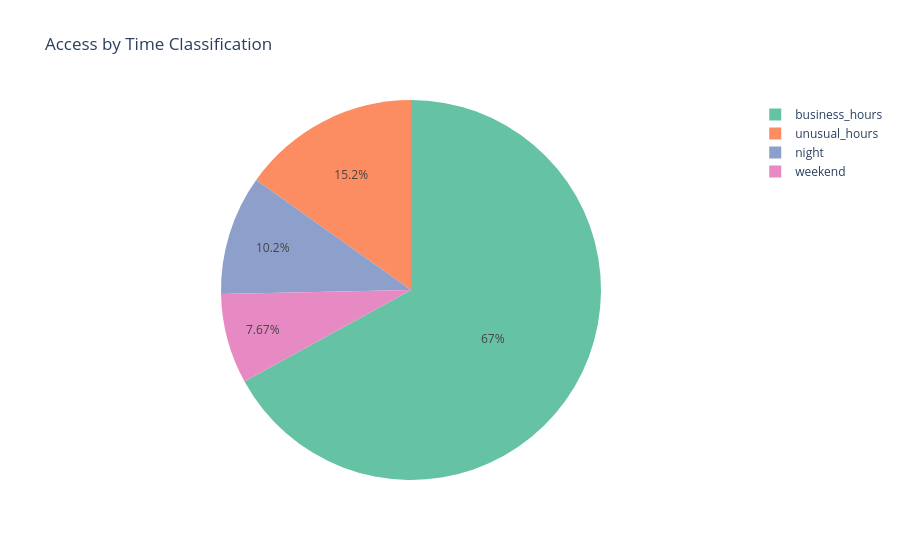
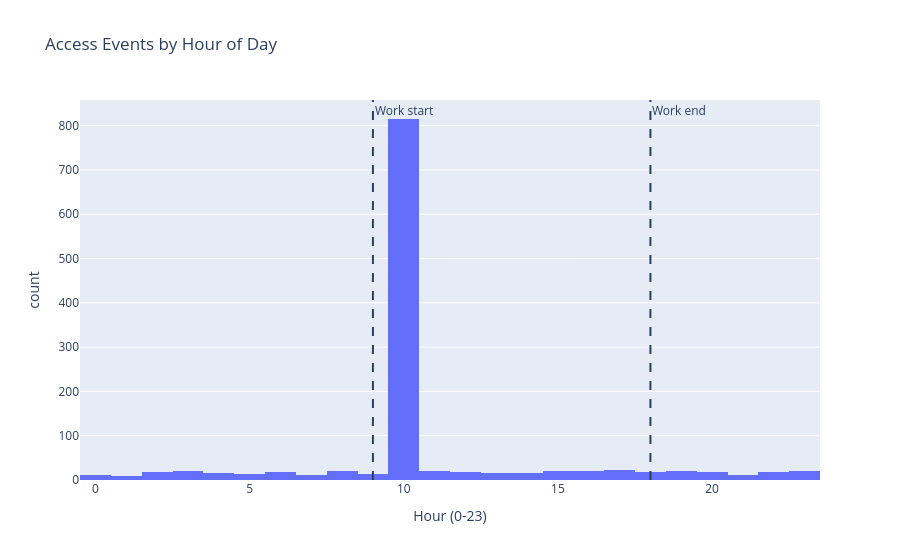

Notebook code for these charts, in order:
### Markdown cell above
### 2.2 Time Classification (When Are Events Happening?)

### Code cell
fig = px.pie(
    logs, names="time_classification",
    title="Access by Time Classification",
    color_discrete_sequence=px.colors.qualitative.Set2
)
fig.show()

# Hour of day distribution
logs["hour"] = logs["timestamp"].dt.hour
fig2 = px.histogram(
    logs, x="hour", nbins=24,
    title="Access Events by Hour of Day",
    labels={"hour": "Hour (0-23)", "count": "Events"}
)
fig2.add_vline(x=9, line_dash="dash", annotation_text="Work start")
fig2.add_vline(x=18, line_dash="dash", annotation_text="Work end")
fig2.show()

### Figure 1 — Plotly figure (JSON) as saved in the notebook; plotly's stock layout.template omitted (floating-point values rounded to 4 significant figures; data arrays with more than 128 entries replaced by an {"elided": "..."} marker saying what was removed)
{"data": [{"domain": {"x": [0, 1], "y": [0, 1]}, "hovertemplate": "time_classification=%{label}<extra></extra>", "labels": {"elided": "1200 str values"}, "legendgroup": "", "name": "", "showlegend": true, "type": "pie"}], "layout": {"legend": {"tracegroupgap": 0}, "piecolorway": ["rgb(102,194,165)", "rgb(252,141,98)", "rgb(141,160,203)", "rgb(231,138,195)", "rgb(166,216,84)", "rgb(255,217,47)", "rgb(229,196,148)", "rgb(179,179,179)"], "title": {"text": "Access by Time Classification"}}}

### Figure 2 — Plotly figure (JSON) as saved in the notebook; plotly's stock layout.template omitted (floating-point values rounded to 4 significant figures; data arrays with more than 128 entries replaced by an {"elided": "..."} marker saying what was removed)
{"data": [{"bingroup": "x", "hovertemplate": "Hour (0-23)=%{x}<br>count=%{y}<extra></extra>", "legendgroup": "", "marker": {"color": "#636efa", "pattern": {"shape": ""}}, "name": "", "nbinsx": 24, "orientation": "v", "showlegend": false, "type": "histogram", "x": {"elided": "1200 int values"}, "xaxis": "x", "yaxis": "y"}], "layout": {"annotations": [{"showarrow": false, "text": "Work start", "x": 9, "xanchor": "left", "xref": "x", "y": 1, "yanchor": "top", "yref": "y domain"}, {"showarrow": false, "text": "Work end", "x": 18, "xanchor": "left", "xref": "x", "y": 1, "yanchor": "top", "yref": "y domain"}], "barmode": "relative", "legend": {"tracegroupgap": 0}, "shapes": [{"line": {"dash": "dash"}, "type": "line", "x0": 9, "x1": 9, "xref": "x", "y0": 0, "y1": 1, "yref": "y domain"}, {"line": {"dash": "dash"}, "type": "line", "x0": 18, "x1": 18, "xref": "x", "y0": 0, "y1": 1, "yref": "y domain"}], "title": {"text": "Access Events by Hour of Day"}, "xaxis": {"anchor": "y", "domain": [0, 1], "title": {"text": "Hour (0-23)"}}, "yaxis": {"anchor": "x", "domain": [0, 1], "title": {"text": "count"}}}}
